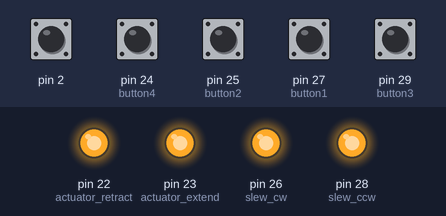
A sketch run on a simulated Arduino Mega 2560, built with avr-gcc and run on an emulated ATmega2560. On the bench: output pins drawn as LEDs (lit = HIGH). The test bench sets the inputs (shaded band); at power-on: pin 2 HIGH, pin 24 (button4), pin 25 (button2), pin 27 (button1), pin 29 (button3) LOW.

Above: at 1.2 s.
1.3 s: pin 24 (button4) pulled HIGH for 0.15 s
At 1.37 s:
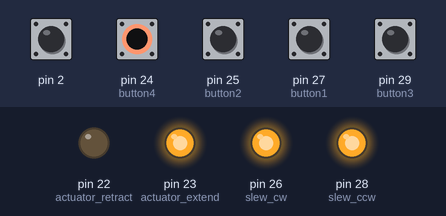
2.9 s: pin 25 (button2) pulled HIGH for 0.15 s
At 2.97 s:
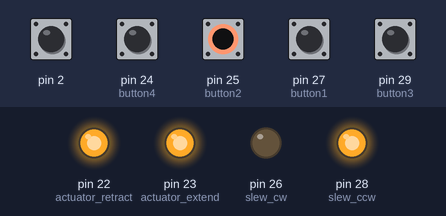
4.5 s: pin 27 (button1) pulled HIGH for 0.15 s
At 4.57 s:
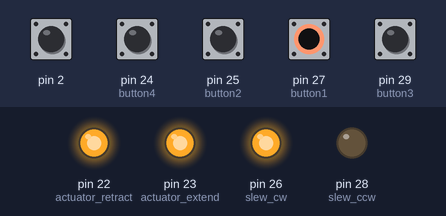
6.1 s: pin 29 (button3) pulled HIGH for 0.15 s
At 6.17 s:
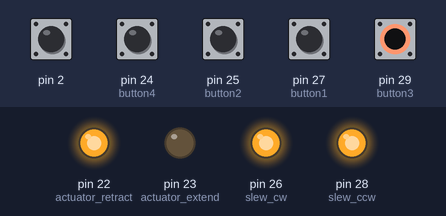
7.7 s: pin 24 (button4) driven HIGH and pin 25 (button2) driven HIGH
At 8.7 s:
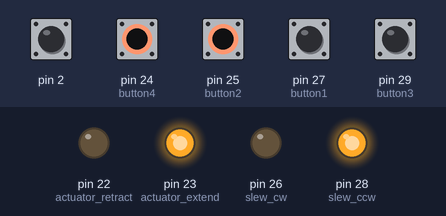
9.2 s: pin 27 (button1) pulled HIGH for 1 s
At 9.8 s:
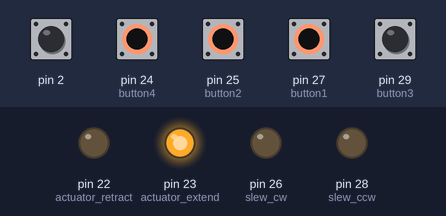
Timing chart, 0 to 12.2 s (numbered marks = the images above; inputs shaded):
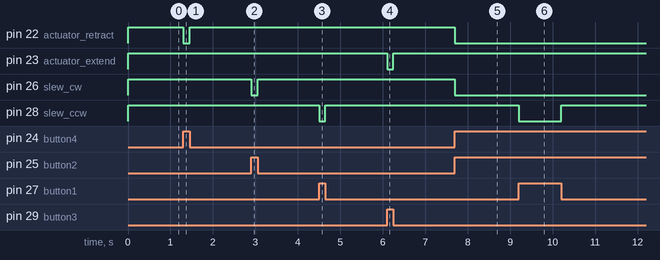

Measured:
- after the input at 1.3 s, pin 22 (actuator_retract): HIGH → LOW at once, → HIGH 0.15 s later
- after the input at 2.9 s, pin 26 (slew_cw): HIGH → LOW at once, → HIGH 0.15 s later
- after the input at 4.5 s, pin 28 (slew_ccw): HIGH → LOW at once, → HIGH 0.15 s later
- after the input at 6.1 s, pin 23 (actuator_extend): HIGH → LOW at once, → HIGH 0.15 s later
- after the input at 7.7 s, pin 22 (actuator_retract), pin 26 (slew_cw): HIGH → LOW at once
- after the input at 9.2 s, pin 28 (slew_ccw): HIGH → LOW at once, → HIGH 1.0 s later

The sketch:

SlewTarget.ino
```cpp
/* This code tested manual control of slew drive
*/

#define actuator_retract 22
#define actuator_extend 23
#define slew_cw 26
#define slew_ccw 28
#define button4 24      //controls actuator retract
#define button3 29      //controls actuator extend
#define button2 25      //controls slew clockwise
#define button1 27      //controls slew counter-clockwise
#define hall_sensor 2

volatile int countPos = 0;    //counts in the positive direction (cw)
volatile int countNeg = 0;    //counts in the negative direction (ccw)
int target =  -45;              //target (in degrees) for tracker to move to
int cal = 112;                //counts per degree
volatile int count = 0;       //number of pulses from hall effect sensor on slew drive
int deg = 0;                  //degrees moved from initial position
int absp = 0;                 //apsolute position
boolean dir = true;           //true for clockwise, false for counter-clockwise


void setup() {
  // put your setup code here, to run once
  digitalWrite(actuator_retract, HIGH);     //relay triggered by a LOW signal, so set to HIGH
  digitalWrite(actuator_extend, HIGH);
  digitalWrite(slew_ccw, HIGH);
  digitalWrite(slew_cw, HIGH);

  pinMode(actuator_retract, OUTPUT);
  pinMode(actuator_extend, OUTPUT);
  pinMode(slew_ccw, OUTPUT);
  pinMode(slew_cw, OUTPUT);

  pinMode(button4, INPUT);
  pinMode(button3, INPUT);
  pinMode(button2, INPUT);
  pinMode(button1, INPUT);

  digitalWrite(button4, LOW);
  digitalWrite(button3, LOW);
  digitalWrite(button2, LOW);
  digitalWrite(button1, LOW);

  Serial.begin(9600);
  attachInterrupt(digitalPinToInterrupt(2), magnet_detect, FALLING); //interrupt on pin 2 to detect hall sensor
}

void loop() {
  // put your main code here, to run repeatedly:
  //forward(target);                          //move slew cw if position is less than target

  //backward(target);                         //move slew ccw backward if position is greater than target

  //BUTTONS DO NOT CHANGE ABSOLUTE POSITION VARIABLE
  if(digitalRead(button4) == HIGH)          //retract actuator when button4 is pressed
    digitalWrite(actuator_retract, LOW);
  else
    digitalWrite(actuator_retract, HIGH);

  if(digitalRead(button3) == HIGH)          //extend actuator when button3 is pressed
    digitalWrite(actuator_extend, LOW);
  else
    digitalWrite(actuator_extend, HIGH);

  if(digitalRead(button2) == HIGH) {        //turn cw when button2 is pressed
    digitalWrite(slew_cw, LOW);
    dir = true;
  }
  else
    digitalWrite(slew_cw, HIGH);

  if(digitalRead(button1) == HIGH) {        //turn ccw when button1 is pressed
    digitalWrite(slew_ccw, LOW);
    dir = false;
  }
  else
    digitalWrite(slew_ccw, HIGH);
}

void magnet_detect() {                      //called when hall signal detected
  if(dir == true)
    countPos++;
  else
    countNeg++;
}

void forward(int targ) {        //move slew cw if position is less than target
  while(absp < targ)            //don't change global var target in this function
  {
    digitalWrite(slew_cw, LOW);
    dir = true;
    if(countPos - countNeg >= cal*deg)
    {
      deg++;
      Serial.print("degrees = ");
      Serial.print(deg);
      Serial.print("\n");
      absp++;
    }
  }
  digitalWrite(slew_cw, HIGH);
}

void backward(int targ) {       //move slew ccw if position is greater than target
  while(absp > targ)            //don't change global var target in this function
  {
    digitalWrite(slew_ccw, LOW);
    dir = false;
    if(countPos - countNeg <= cal*deg)
    {
      deg--;
      Serial.print("degrees = ");
      Serial.print(deg);
      Serial.print("\n");
      absp--;
    }
  }
  digitalWrite(slew_ccw, HIGH);
}
```
